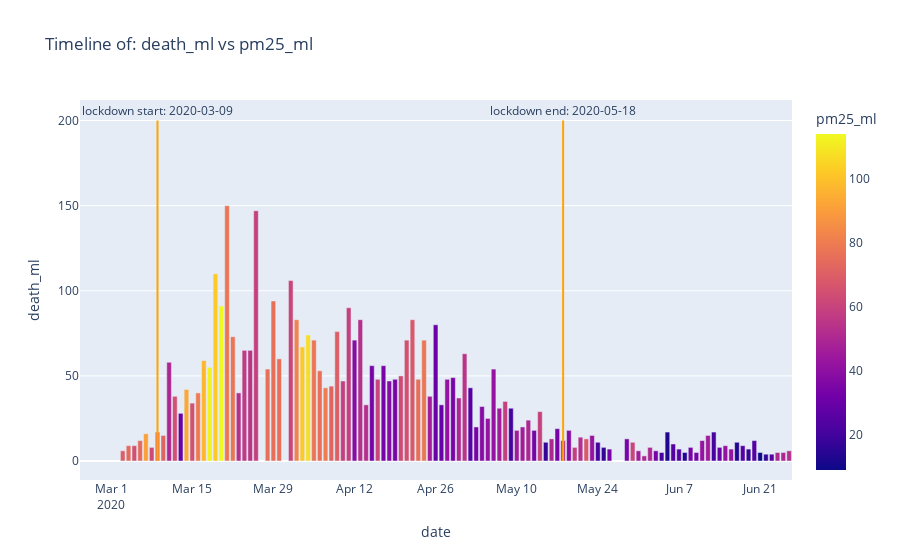

The cell this chart's notebook holds for it:
### Code cell
# 4.2.7.3) Timeline of death vs pollutant
plot_death_vs_poll_by_date(df_final, 'date', 'death_ml', 'pm25_ml', lock_dict.get('ml').get('start'), lock_dict.get('ml').get('end'))
# plot_death_vs_poll_by_date(df_final, 'date', 'death_ml_ip', 'pm25_ml_ip', lock_dict.get('ml').get('start'), lock_dict.get('ml').get('end'))
